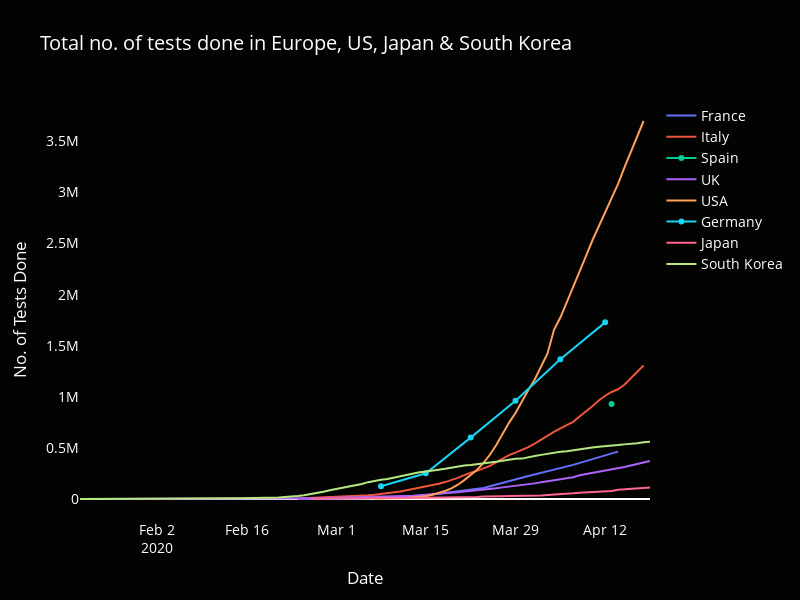

Notebook source saved alongside this figure:
### Code cell
fig1 = go.Figure()
fig1.add_trace(go.Scatter(x=df_fra['Date'], y=df_fra['Total tests'], name='France', \
                         ))
fig1.add_trace(go.Scatter(x=df_ita['Date'], y=df_ita['Total tests'], name='Italy', \
                         ))
fig1.add_trace(go.Scatter(x=df_spa['Date'], y=df_spa['Total tests'], name='Spain', \
                         ))
fig1.add_trace(go.Scatter(x=df_uk['Date'], y=df_uk['Total tests'], name='UK', \
                         ))
fig1.add_trace(go.Scatter(x=df_us['Date'], y=df_us['Total tests'], name='USA', \
                         ))
fig1.add_trace(go.Scatter(x=df_ger['Date'], y=df_ger['Total tests'], name='Germany', \
                         ))
fig1.add_trace(go.Scatter(x=df_jap['Date'], y=df_jap['Total tests'], name='Japan', \
                         ))
fig1.add_trace(go.Scatter(x=df_skr['Date'], y=df_skr['Total tests'], name='South Korea', \
                         ))

fig1.layout.update(title_text='Total no. of tests done in Europe, US, Japan & South Korea',xaxis_showgrid=False, width=800, xaxis_title='Date',\
                yaxis_showgrid=False, yaxis_title='No. of Tests Done',
        height=600,font=dict(
#         family="Courier New, monospace",
        size=14,
        color="white"
    ))
fig1.layout.plot_bgcolor = '#030301'
fig1.layout.paper_bgcolor = '#030301'
fig1.show()
